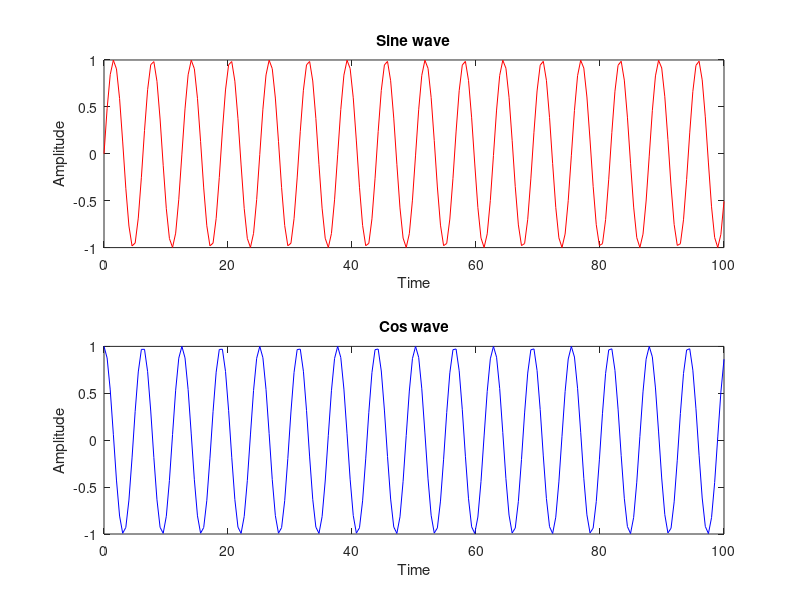

Recreate this plot in MATLAB.
% Creating an array
array = [1 2 2; 10 8 8; 8 7 9];
% clc and clear all

% String initialisation
string = 'Hello World';

% Print
disp(array);

%  For loop
% for i =1:10
%     disp(i);
%     
% end

% Subtract
a = [1 2 3; 9 8 7];
b = [5 8 9; 8 7 4];
sub = a - b;


% Transposing
a = a';

w = 1:10;
divide = 1/3;
value = 2^2;
disp(size(w));

% linspace move from 0 to 100 with 200 points in between
% an = a + (n-1)*d)
% 100 = 0 + (200-1)*d
% 100/199 = d => 0.5025
x = linspace(0, 100, 200);
y = sin(x);
n = cos(x);

% rows, collumns, position
subplot(2, 1 , 1)
plot(x, y, 'r');
title("Sine wave")
xlabel("Time")
ylabel("Amplitude")


% rows, collumns, position
subplot(2, 1 , 2)
plot(x, n, 'b');
title("Cos wave")
xlabel("Time")
ylabel("Amplitude")






